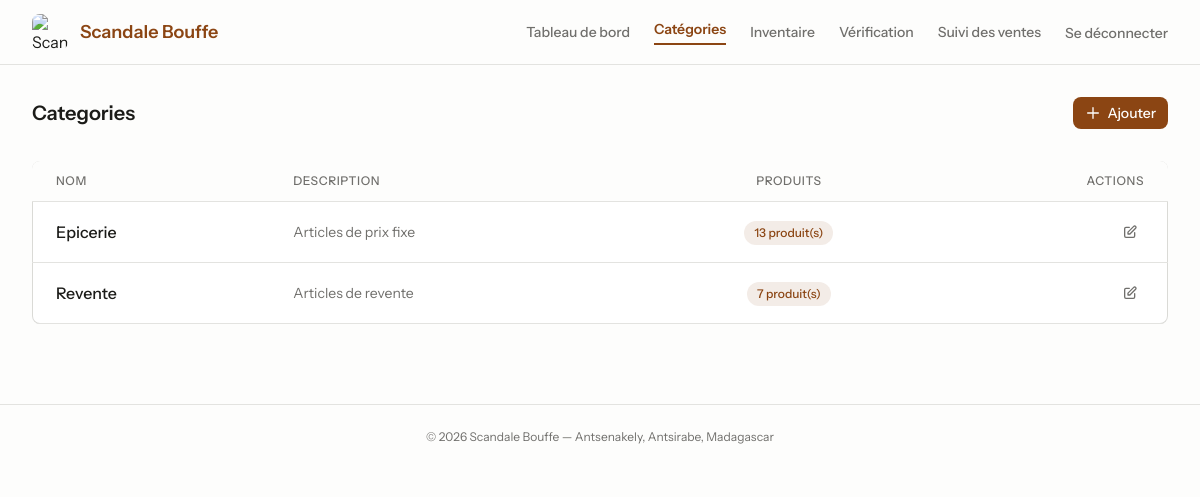
Page /categories (signed in) on the committed database.
### tables this page shows
CREATE TABLE `categories` (
  `id` bigint(20) UNSIGNED NOT NULL,
  `name` varchar(255) NOT NULL,
  `description` varchar(255) DEFAULT NULL,
  `created_at` timestamp NULL DEFAULT NULL,
  `updated_at` timestamp NULL DEFAULT NULL
);

### config/db.php (called while the page is built, shortened)
<?php
$dbHost = 'localhost';
$dbName = 'scandale_bouffe';
$dbUser = 'root';
$dbPass = '';
function url(string $path = ''): string {
    $base = BASE_URL === '' ? '' : BASE_URL . '/';
    return $base . ltrim($path, '/');
}
try {
    $pdo = new PDO(
        "mysql:host={$dbHost};dbname={$dbName};charset=utf8mb4",
        $dbUser,
        $dbPass,
        [
            PDO::ATTR_ERRMODE => PDO::ERRMODE_EXCEPTION,
            PDO::ATTR_DEFAULT_FETCH_MODE => PDO::FETCH_ASSOC,
        ]
    );
} catch (PDOException $e) {
    error_log("Erreur de connexion PDO : " . $e->getMessage());
    die("Impossible de se connecter à la base de données. Veuillez réessayer plus tard.");
}
function fetchAllAssoc(string $sql, array $params = []): array {
    global $pdo;
    $stmt = $pdo->prepare($sql);
    $stmt->execute($params);
    return $stmt->fetchAll() ?: [];
}

### pages/admin/categories.php (the view, shortened to what this page needs)
<?php require __DIR__ . '/../layout.php'; ?>
<?php
$categories = fetchAllAssoc("
    SELECT c.*, COUNT(p.id) as product_count
    FROM categories c
    LEFT JOIN products p ON p.category_id = c.id AND p.active = 1
    GROUP BY c.id
    ORDER BY c.name ASC
");
?>
<div class="flex items-center justify-between mb-8">
    <h2 class="text-xl font-semibold leading-tight text-[#1b1b18] dark:text-[#FDFDFC]">Categories</h2>
    <a href="<?php echo url('categories/create'); ?>" class="inline-flex items-center gap-1.5 rounded-lg bg-[#8B4513] px-3 py-1.5 text-sm font-medium text-[#FDFDFC] hover:bg-[#A0522D] transition">
        <svg class="h-4 w-4" fill="none" stroke="currentColor" viewBox="0 0 24 24"><path stroke-linecap="round" stroke-linejoin="round" stroke-width="2" d="M12 4v16m8-8H4"/></svg>
        Ajouter
    </a>
</div>
<div class="overflow-hidden rounded-lg bg-white shadow-[inset_0px_0px_0px_1px_rgba(26,26,0,0.16)] dark:bg-[#161615]">
    <div class="overflow-x-auto">
        <table class="min-w-full divide-y divide-[#e3e3e0] dark:divide-[#3E3E3A]">
            <thead class="bg-[#FDFDFC] dark:bg-[#1a1a1a]">
                <tr>
                    <th class="px-6 py-3 text-left text-xs font-medium uppercase tracking-wider text-[#706f6c] dark:text-[#A1A09A]">Nom</th>
                    <th class="px-6 py-3 text-left text-xs font-medium uppercase tracking-wider text-[#706f6c] dark:text-[#A1A09A]">Description</th>
                    <th class="px-6 py-3 text-center text-xs font-medium uppercase tracking-wider text-[#706f6c] dark:text-[#A1A09A]">Produits</th>
                    <th class="px-6 py-3 text-right text-xs font-medium uppercase tracking-wider text-[#706f6c] dark:text-[#A1A09A]">Actions</th>
                </tr>
            </thead>
            <tbody class="divide-y divide-[#e3e3e0] dark:divide-[#3E3E3A]">
                <?php if (empty($categories)): ?>
                <tr>
                    <td colspan="4" class="px-6 py-12 text-center text-sm text-[#706f6c] dark:text-[#A1A09A]">Aucune categorie.</td>
                </tr>
                <?php else: ?>
                <?php foreach ($categories as $cat): ?>
                <tr class="transition hover:bg-[#FDFDFC] dark:hover:bg-[#1a1a1a]">
                    <td class="px-6 py-4 font-medium text-[#1b1b18] dark:text-[#FDFDFC]"><?php echo htmlspecialchars($cat['name']); ?></td>
                    <td class="px-6 py-4 text-sm text-[#706f6c] dark:text-[#A1A09A]"><?php echo htmlspecialchars($cat['description'] ?? '-'); ?></td>
                    <td class="px-6 py-4 text-center">
                        <span class="inline-flex items-center rounded-full bg-[#8B4513]/10 px-2.5 py-1 text-xs font-medium text-[#8B4513]"><?php echo (int)$cat['product_count']; ?> produit(s)</span>
                    </td>
                    <td class="px-6 py-4 text-right">
                        <div class="flex items-center justify-end gap-1">
                            <a href="<?php echo url('categories/edit?id=' . $cat['id']); ?>" class="p-1.5 rounded-lg text-[#706f6c] hover:text-[#8B4513] hover:bg-[#8B4513]/10 transition" title="Modifier">
                                <svg class="h-4 w-4" fill="none" stroke="currentColor" viewBox="0 0 24 24"><path stroke-linecap="round" stroke-linejoin="round" stroke-width="2" d="M11 5H6a2 2 0 00-2 2v11a2 2 0 002 2h11a2 2 0 002-2v-5m-1.414-9.414a2 2 0 112.828 2.828L11.828 15H9v-2.828l8.586-8.586z"/></svg>
                            </a>
                        </div>
                    </td>
                </tr>
                <?php endforeach; ?>
                <?php endif; ?>
            </tbody>
        </table>
    </div>
</div>
<?php require __DIR__ . '/../layout_footer.php'; ?>

### css/styles.css (style rules this page uses)
:root { --primary: #8B4513; --light-bg: #FDFDFC; --dark-bg: #0a0a0a; --text: #1b1b18; --muted: #706f6c; --accent-orange: #FF750F; --border-light: #e3e3e0; --transition-fast: 0.2s ease; }
table th, table td { border-bottom: 1px solid var(--border-light); }

### rows in the picture
categories: name "Epicerie", description "Articles de prix fixe", product_count "13"
categories: name "Revente", description "Articles de revente", product_count "7"
